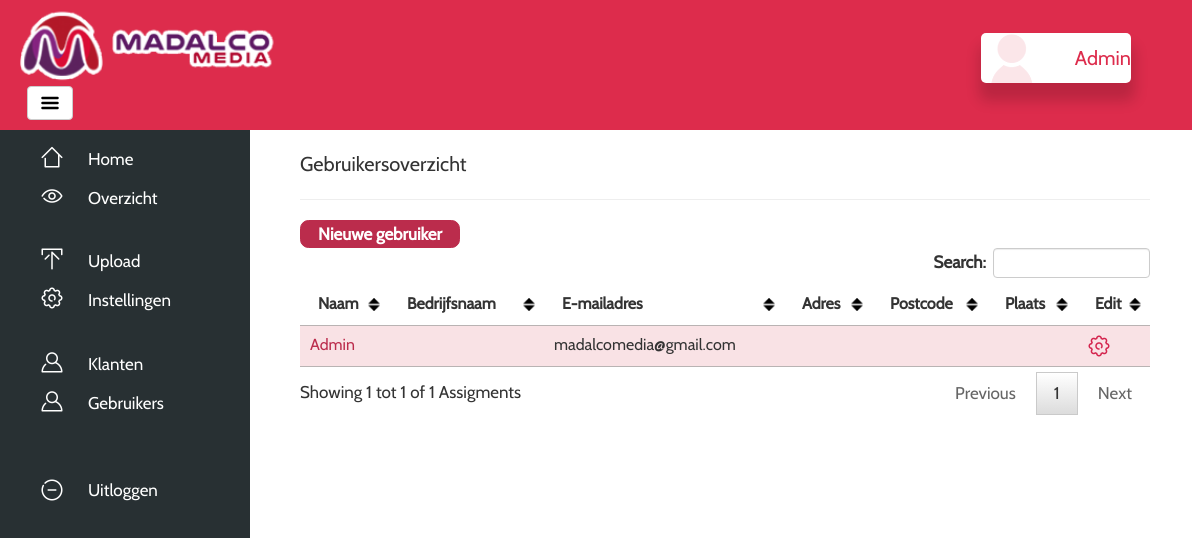
/?page=manageusers (signed in), run on the app's committed database.
### tables this page shows
CREATE TABLE `settings` (
  `id` int(11) NOT NULL,
  `SMTP` varchar(64) NOT NULL,
  `SMTPport` varchar(64) NOT NULL,
  `Email` varchar(64) NOT NULL,
  `Mailpass` varchar(64) NOT NULL,
  `Logo` varchar(100) NOT NULL,
  `Header` varchar(64) NOT NULL,
  `Host` varchar(64) NOT NULL,
  `globalmail` tinyint(1) NOT NULL,
  `contactmail` varchar(64) NOT NULL,
  `background` varchar(64) NOT NULL
);

CREATE TABLE `users` (
  `id` int(11) NOT NULL,
  `profimg` varchar(100) NOT NULL DEFAULT 'profile.png',
  `naam` varchar(60) NOT NULL,
  `email` varchar(60) NOT NULL,
  `altmail` varchar(60) NOT NULL,
  `paswoord` varchar(256) NOT NULL,
  `permgroup` int(11) NOT NULL DEFAULT '2',
  `bedrijfsnaam` varchar(64) NOT NULL,
  `adres` varchar(64) NOT NULL,
  `postcode` varchar(8) NOT NULL,
  `plaats` varchar(64) NOT NULL,
  `lang` varchar(4) NOT NULL DEFAULT 'nl',
  `active` tinyint(1) NOT NULL DEFAULT '1',
  `paswoordvergeten` varchar(256) NOT NULL,
  `passresetdate` datetime NOT NULL
);

### config/constants.php (called while the page is built, shortened)
<?php
$user = new UserController();
if(isset($_SESSION['usr_id'])) {
 $usr = $user->getUserById($_SESSION['usr_id']);
}
if($usr['lang']) {
 switch($usr['lang']) {
  default:
   $language = 'nl';
   break;
 }
}
else {
 include_once 'language/nl.php';
}

### app/Controller/UserController.php (called while the page is built, shortened)
<?php
class UserController
{
    private $model;
    public function __construct()
    {
        $this->model = new User();
    }
    public function getPermission($row, $perm)
    {
        return $this->model->getPermission($row, $perm);
    }
    public function getAdminSettings()
    {
        return $this->model->getAdminSettings();
    }
    public function getPermissionGroup($id)
    {
        return $this->model->getPermissionGroup($id);
    }
    public function getUserById($id)
    {
        return $this->model->getUserById($id);
    }
    public function getAllUsersByPerm($permgroup)
    {
        return $this->model->getAllUsersByPerm($permgroup);
    }
}

### app/Model/User.php (called while the page is built, shortened)
<?php
class User
{
    private $db;
    public function __construct()
    {
        $this->db = new DbUser();
    }
    public function getAdminSettings()
    {
        return $this->db->getAdminSettings();
    }
    public function getPermission($row, $perm)
    {
        return $this->db->getPermission($row, $perm);
    }
    public function getPermissionGroup($id)
    {
        return $this->db->getPermissionGroup($id);
    }
    public function getUserById($id)
    {
        return $this->db->getUserById($id);
    }
    public function getAllUsersByPerm($permgroup)
    {
        return $this->db->getAllUsersByPerm($permgroup);
    }
}

### app/Model/DbUser.php (called while the page is built, shortened)
<?php
class DbUser extends Database
{
    public function getAdminSettings()
    {
        $sql = "SELECT * FROM `settings` WHERE `id` = '0'";
        if ($result = $this->dbQuery($sql)) {
            return mysqli_fetch_assoc($result);
        }
        return false;
    }
    public function getPermission($row, $perm)
    {
        $sql = "SELECT * FROM `permissions` WHERE `permission` = '{$perm}'";
        $result = $this->dbQuery($sql);
        $value = mysqli_fetch_assoc($result);
        $sql1 = "SELECT * FROM `permgroup` WHERE `userperm` = '{$row}'";
        $result1 = $this->dbQuery($sql1);
        $value1 = mysqli_fetch_assoc($result1);
        $groupname = $value1['name'];
        if ($value) {
            return $value[$groupname];
        }
    }
    public function getPermissionGroup($id)
    {
        $sql = "SELECT `permgroup` FROM `users` WHERE `id` = '{$id}'";
        if ($result = $this->dbQuery($sql)) {
            return mysqli_fetch_assoc($result);
        }
    }
    public function getUserById($id)
    {
        $sql = "SELECT * FROM `users` WHERE `id` = '{$id}'";
        $result = $this->dbQuery($sql);
        $value = mysqli_fetch_assoc($result);
        if ($value) {
            return $value;
        }
    }
    public function getAllUsersByPerm(
        $permgroup)
    {
        $sql = "SELECT * FROM `users`";
        if ($permgroup) {
            $sql .= " WHERE permgroup != '{$permgroup}'";
        }
        $result = $this->dbQuery($sql);
        $value = mysqli_fetch_all($result, MYSQLI_ASSOC);
        if ($value) {
            return $value;
        }
    }
}

### app/Model/Database.php (called while the page is built, shortened)
<?php
class Database
{
    protected $connection = null;
    public function __construct()
    {
        $this->connection = mysqli_connect(DB_SERVER, DB_USER, DB_PASS, DB_NAME) or die("There was a problem connecting to the database");
    }
    public function dbQuery($query)
    {
        $this->query_result = $this->connection->query($query);
        return $this->query_result;
    }
}

### config/load.php (called while the page is built, shortened)
<?php
require '../config/constants.php';

### app/Model/permissions.php (called while the page is built, shortened)
<?php
$user = new UserController();
if (isset($_SESSION['usr_id'])) {
    $leid = $user->getPermissionGroup($_SESSION['usr_id']);
    $permgroup = $leid['permgroup'];
}

### app/view/manageusers.php (the view, shortened to what this page needs)
<?php
$user = new UserController();
$get_filled_info = $user->getAllUsersByPerm(1);
?>
<div class="container">
    <div id="page-content-wrapper">
        <div class="container-fluid">
            <div class="row">
                <div class="col-lg-12">
                    <p class="NameText"><?= TEXT_USER_OVERVIEW ?></p>
                    <hr size="1">
                    <?php if ($user->getPermission($permgroup, 'CAN_CREATE_USER') == 1) { ?>
                        <a href="index.php?page=newuser">
                            <button id="NewClientButton"><?= BUTTON_NEWUSER ?></button>
                        </a>
                    <?php } ?>
                    <?php if ($get_filled_info !== null) { ?>
                        <table id="myTable" class="table table-striped">
                            <thead>
                            <tr>
                                <th><?= TEXT_NAME ?></th>
                                <th><?= TEXT_COMPANY_NAME ?></th>
                                <th><?= TEXT_EMAIL ?></th>
                                <th><?= TEXT_ADRESS ?></th>
                                <th><?= TEXT_POSTALCODE ?></th>
                                <th><?= TEXT_CITY ?></th>
                                <th>Edit</th>
                            </tr>
                            </thead>
                            <tbody>
                            <?php
                            foreach ($get_filled_info as $upload) { ?>
                                <tr>
                                    <td>
                                        <a href="?page=showuserprofile&id=<?= $upload['id'] ?>"><?= $upload['naam'] ?></a>
                                    </td>
                                    <td>
                                    </td>
                                    <td>
                                        <?= $upload['email'] ?>
                                    </td>
                                    <td>
                                    </td>
                                    <td>
                                    </td>
                                    <td>
                                    </td>
                                    <td>
                                        <?php $uploadid = $upload['id']; ?>
                                        <a href="?page=editclient&id=<?= $uploadid ?>"><img
                                                src="img/icons/settings-hover.png" style="width: 24px; height: 24px;">
                                    </td>
                                </tr>
                            <?php } ?>
                            </tbody>
                        </table>
                    <?php } else { ?>
                        <div id="weiger" class="alert alert-info" style="text-align: center;" role="alert"><span
                                class="glyphicon glyphicon-remove-circle"></span> Er zijn nog geen gebruikers aangemaakt
                        </div>
                    <?php } ?>
                </div>
            </div>
        </div>
    </div>
</div>

### app/view/header.php (shortened to what this page needs)
<?php
require_once DIR_MODEL . 'permissions.php';
if (isset($_SESSION['usr_id'])) {
    $myuser = $user->getUserById($_SESSION['usr_id']);
    $myuser = $myuser['naam'];
} else if (isset($user)) {
    $thisuser = $user->getUserById($session->getUserId());
    $myuser = $thisuser['naam'];
} else {
    echo 'User';
}
$settings = new UserController();
$admin = $settings->getAdminSettings();
if (isset($_SESSION['accorduserid']) && !isset($_SESSION['usr_id'])) {
    $userinfo = $user->getUserById($_SESSION['accorduserid']);
    $imgsrc = 'icons/profile.png';
} else {
    $userinfo = $user->getUserById($_SESSION['usr_id']);
    if ($userinfo['profimg'] !== null) {
        $imgsrc = DIR_IMG . $userinfo['profimg'];
    } else {
        $imgsrc = '../icons/profile.png';
    }
}
?>
    <html lang="<?= $language ?>">
    <head>
        <link href="css/bootstrap.min.css" rel="stylesheet">
        <link href="css/select2.min.css" rel="stylesheet"/>
        <link href="css/styles.css" rel="stylesheet">
        <link rel="stylesheet" type="text/css" href="css/dropzone.css" />
        <link rel="stylesheet" href="css/jquery-ui.css">
        <link rel="stylesheet" href="css/jquery.dataTables.min.css">
    </head>
<body>
    <div id="header" style="background: <?= $admin['Header']; ?>">
        <div id="MenuSide">
            <img src="<?= DIR_PUBLIC . $admin['Logo'] ?>" style="width:auto;height:75%;"/>
        </div>
        <div id="MenuButton">
            <a href="#menu-toggle" class="btn btn-default" id="menu-toggle"><img src="icons/menu-alt-20.png"></a>
        </div>
    </div>
    <div id="NameSide">
        <a style="text-decoration: none;" href="?page=profile">
            <div id="UserBlock" style="text-decoration: none;">
                <div id="UserBlockImage" style="background-image: url('<?= $imgsrc ?>');"></div>
                <div id="LoggedInAs"><?= $myuser ?></div>
            </div>
        </a>
    </div>
<div id="wrapper">
    <div id="sidebar-wrapper">
        <ul class="sidebar-nav">
            <li class="nav-button-home">
                <a href="?page=dashboard"><?= TEXT_HOME ?></a>
            </li>
            <li class="nav-button-all">
                <a href="?page=overview"><?= TEXT_OVERVIEW ?></a>
            </li>
            <br/>
            <?php if ($user->getPermission($permgroup, 'CAN_UPLOAD') == 1) { ?>
                <li class="nav-button-upload">
                    <a href="?page=uploadoverview"><?= TEXT_UPLOAD ?></a>
                </li>
            <?php } ?>
            <?php if ($user->getPermission($permgroup, 'CAN_EDIT_SETTINGS') == 1) { ?>
                <li class="nav-button-settings">
                    <a href="?page=settings"><?= TEXT_SETTINGS ?></a>
                </li>
            <?php } ?>
            <br/>
            <?php if ($user->getPermission($permgroup, 'CAN_SHOW_KLANTPAGINA') == 1) { ?>
                <li class="nav-button-users">
                    <a href="?page=manageclients"><?= TEXT_CLIENT ?></a>
                </li>
            <?php } ?>
            <?php if ($user->getPermission($permgroup, 'CAN_SHOW_USERS') == 1) { ?>
                <li class="nav-button-users">
                    <a href="?page=manageusers"><?= TEXT_USER ?></a>
                </li>
            <?php } ?>
            <br/>
            <br/>
            <li class="nav-button-logout">
                <a href="?page=logout"><?= TEXT_LOGOUT ?></a>
            </li>
        </ul>
    </div>

### public/css/styles.css (style rules this page uses)
button { width:20px; }
table { font-family: cabinregular, 'serif'; border-collapse: collapse; width: 100%; }
body { height: 600px; padding: 0 !important; }
td, th { text-align: left; padding: 8px; }
#UserBlock { background-color: #FFF; margin-left:-100px; border-radius: 5px; white-space: nowrap; overflow: hidden; text-overflow: ellipsis; width: 150px; margin-top: 28px; height: 50px; text-align: right; -webkit-box-shadow: 1px 15px 14px 3px rgba(0,0,0,0.16); -moz-box-shadow: 1px 15px 14px 3px rgba(0,0,0,0.16); box-shadow: 1px 15px 14px 3px rgba(0,0,0,0.16); }
#UserBlockImage { content: ""; display: block; position: absolute; top: 27px; left: -96px; background-size: contain; background-repeat: no-repeat; width: 100%; height: 40%; opacity: 0.2; }
#header { position:relative; width: 100%; height: 130px; background: #d4254e; background-repeat: no-repeat; margin-left: -8px; }
ul.sidebar-nav { padding-top: 10px; }
#MenuButton { width: 30px; position: absolute; bottom: 10px; left: 35px; }
#MenuSide { position: absolute; height: 130px; margin-right: 25px; left: 5px; right: 70%; }
#NameSide { position: absolute; height: 130px; right: 5px; top: 5px; bottom: 5px; left: 88%; margin-left: 25px; text-align: right; }
#NewClientButton { width: 160px; height: 28px; border-radius: .5em; border: 1px solid #bb2c4c; background-color: #bb2c4c; padding: 0.5em; color: white; font-weight: bold; line-height: 8px; text-align: center; text-decoration: none; }
#LoggedInAs { color: #dd2c4c; width:100%; height:100%; white-space: normal; display: -webkit-flexbox; display: -ms-flexbox; display: -webkit-flex; display: flex; -webkit-flex-align: center; -ms-flex-align: center; -webkit-align-items: center; align-items: center; justify-content: flex-end; font-size:20px; }
.sidebar-nav .nav-button-home a { background:url("../img/icons/home-white.png") no-repeat 40px 5px }
.sidebar-nav .nav-button-upload a { background:url("../img/icons/upload-white.png") no-repeat 40px 5px }
.sidebar-nav .nav-button-all a { background:url("../img/icons/seen-white.png") no-repeat 40px 5px }
.sidebar-nav .nav-button-settings a { background:url("../img/icons/settings-white.png") no-repeat 40px 5px }
.sidebar-nav .nav-button-users a { background:url("../img/icons/person-white.png") no-repeat 40px 5px }
.sidebar-nav .nav-button-logout a { background:url("../img/icons/logout-white.png") no-repeat 40px 7px }
#wrapper { padding-left: 0; -webkit-transition: all 0.5s ease; -moz-transition: all 0.5s ease; -o-transition: all 0.5s ease; transition: all 0.5s ease; }
table.table { width: 100%; }
.table th, .table td { text-align: left; padding: 0.25em; }
.table tr { border-bottom: 0 solid #FFFFFF; }
.NameText { font-size: 20px; }
#sidebar-wrapper { z-index: 1000; position: absolute; left: 250px; width: 0; height: 170%; margin-left: -250px; overflow-y: auto; background: #283033; -webkit-transition: all 0.5s ease; -moz-transition: all 0.5s ease; -o-transition: all 0.5s ease; transition: all 0.5s ease; }
#page-content-wrapper { width: 100%; position: absolute; padding: 15px; }
.sidebar-nav { position: absolute; top: 0; width: 250px; margin: 0; padding: 0; list-style: none; }
.sidebar-nav li { text-indent: 88px; line-height: 39px; }
.sidebar-nav li a { display: block; text-decoration: none; color: #FFFFFF; }
@media (min-width:768px) { #wrapper { padding-left: 250px; } }
@media (min-width:768px) { #sidebar-wrapper { width: 250px; } }
@media (min-width:768px) { #page-content-wrapper { padding: 20px; position: relative; } }
.container { width:100% !important; }
.table-striped > tbody > tr:nth-of-type(2n+1) { background-color: #f9e2e5 !important; }
.table-striped > tbody > tr:nth-child(2n+1) > td, .table-striped > tbody > tr:nth-child(2n+1) > th { background-color: #f9e2e5 !important; }

### data on the page
settings: Logo (picture)
users: profimg (placeholder picture), naam "Admin", email "madalcomedia@gmail.com"

### other printed values
TEXT_HOME "Home"
TEXT_OVERVIEW "Overzicht"
TEXT_UPLOAD "Upload"
TEXT_SETTINGS "Instellingen"
TEXT_CLIENT "Klanten"
TEXT_USER "Gebruikers"
TEXT_LOGOUT "Uitloggen"
TEXT_USER_OVERVIEW "Gebruikersoverzicht"
BUTTON_NEWUSER "Nieuwe gebruiker"
TEXT_NAME "Naam"
TEXT_COMPANY_NAME "Bedrijfsnaam"
TEXT_EMAIL "E-mailadres"
TEXT_ADRESS "Adres"
TEXT_POSTALCODE "Postcode"
TEXT_CITY "Plaats"
